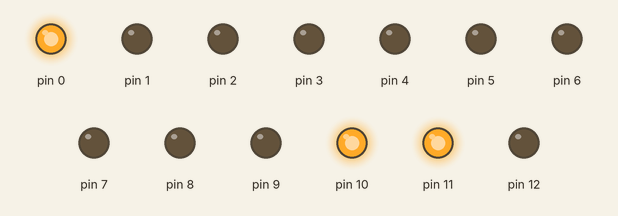
Recording of a sketch running on a simulated Arduino Uno, built with avr-gcc and run on an emulated ATmega328P. Shown: output pins drawn as LEDs (lit = HIGH).

Above: at 0.2 s.
At 1.2 s:
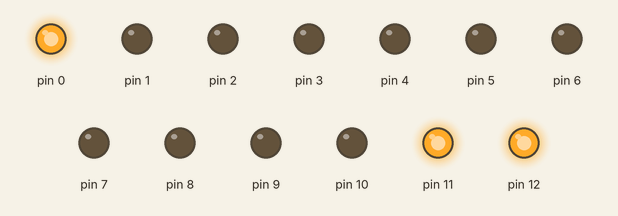
At 1.7 s:
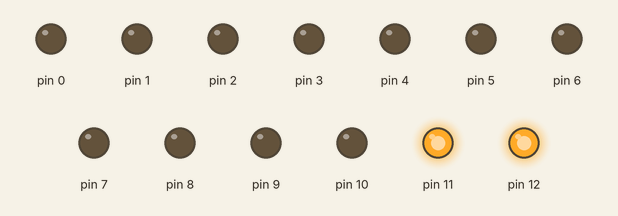
At 2.2 s:
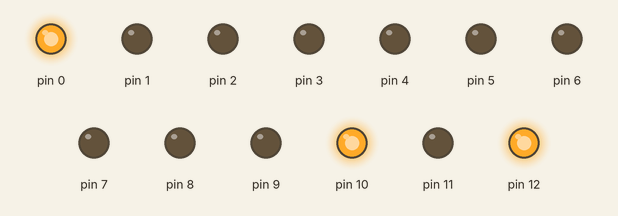
At 3.2 s:
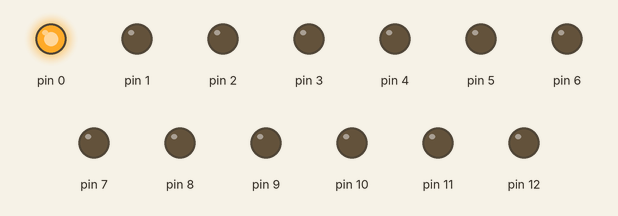
At 4.7 s:
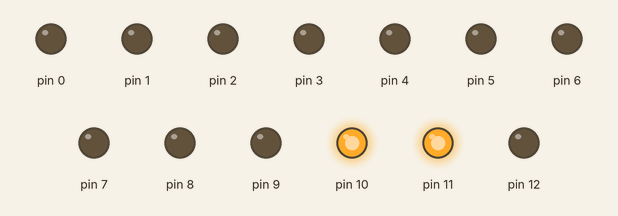
Timing chart, 0 to 5.2 s (numbered marks = the images above):
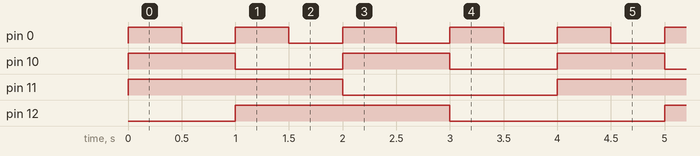

The sketch:

l9_1.ino
```cpp
void setup() {
  for (int i = 0; i <= 12; i++){
    pinMode(i, OUTPUT);
  }
  digitalWrite(10, LOW);
  digitalWrite(11, LOW);
  digitalWrite(12, LOW);
}

void loop() {
  digitalWrite(10, HIGH);
  digitalWrite(11, HIGH);
  digitalWrite(0, HIGH); delay(500);
  digitalWrite(0, LOW); delay(500);
  digitalWrite(10, LOW);
  digitalWrite(12, HIGH);
  digitalWrite(0, HIGH); delay(500);
  digitalWrite(0, LOW); delay(500);
  digitalWrite(10, HIGH);
  digitalWrite(11, LOW);
  digitalWrite(0, HIGH); delay(500);
  digitalWrite(0, LOW); delay(500);
  digitalWrite(12, LOW);
  digitalWrite(10, LOW);
  digitalWrite(11, LOW);
  digitalWrite(0, HIGH); delay(500);
  digitalWrite(0, LOW); delay(500);
}
```

Measured:
- by itself, pin 0: alternates HIGH for 0.50 s and LOW for 0.50 s
- by itself, pin 10: alternates HIGH for 1.0 s and LOW for 1.0 s
- by itself, pin 11, pin 12: alternates HIGH for 2.0 s and LOW for 2.0 s
